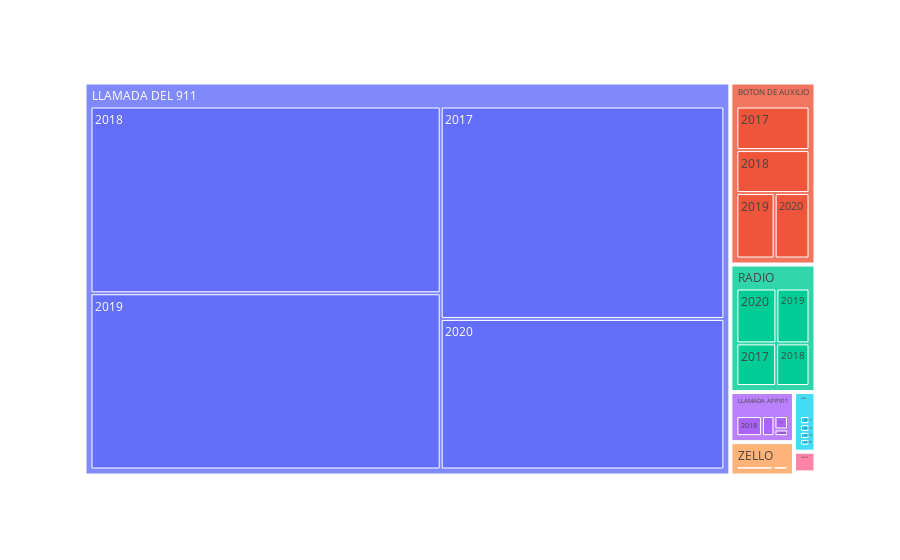

Here is the notebook cell this chart was saved with:
### Code cell
fig_treem = px.treemap(incidentes_grouped_day, path=['medio_de_aviso', 'año_creacion'], values='count')
fig_treem.show()

### Figure 1 — Plotly figure (JSON) as saved in the notebook; plotly's stock layout.template omitted (floating-point values rounded to 4 significant figures)
{"data": [{"branchvalues": "total", "domain": {"x": [0, 1], "y": [0, 1]}, "hovertemplate": "labels=%{label}<br>count=%{value}<br>parent=%{parent}<br>id=%{id}<extra></extra>", "ids": ["BOTON DE AUXILIO/2017", "CAMARA/2017", "LLAMADA APP911/2017", "LLAMADA DEL 911/2017", "RADIO/2017", "REDES/2017", "ZELLO/2017", "BOTON DE AUXILIO/2018", "CAMARA/2018", "LLAMADA APP911/2018", "LLAMADA DEL 911/2018", "RADIO/2018", "REDES/2018", "ZELLO/2018", "BOTON DE AUXILIO/2019", "CAMARA/2019", "LLAMADA APP911/2019", "LLAMADA DEL 911/2019", "RADIO/2019", "REDES/2019", "APLICATIVOS/2020", "BOTON DE AUXILIO/2020", "CAMARA/2020", "LLAMADA APP911/2020", "LLAMADA DEL 911/2020", "RADIO/2020", "REDES/2020", "APLICATIVOS", "BOTON DE AUXILIO", "CAMARA", "LLAMADA APP911", "LLAMADA DEL 911", "RADIO", "REDES", "ZELLO"], "labels": ["2017", "2017", "2017", "2017", "2017", "2017", "2017", "2018", "2018", "2018", "2018", "2018", "2018", "2018", "2019", "2019", "2019", "2019", "2019", "2019", "2020", "2020", "2020", "2020", "2020", "2020", "2020", "APLICATIVOS", "BOTON DE AUXILIO", "CAMARA", "LLAMADA APP911", "LLAMADA DEL 911", "RADIO", "REDES", "ZELLO"], "name": "", "parents": ["BOTON DE AUXILIO", "CAMARA", "LLAMADA APP911", "LLAMADA DEL 911", "RADIO", "REDES", "ZELLO", "BOTON DE AUXILIO", "CAMARA", "LLAMADA APP911", "LLAMADA DEL 911", "RADIO", "REDES", "ZELLO", "BOTON DE AUXILIO", "CAMARA", "LLAMADA APP911", "LLAMADA DEL 911", "RADIO", "REDES", "APLICATIVOS", "BOTON DE AUXILIO", "CAMARA", "LLAMADA APP911", "LLAMADA DEL 911", "RADIO", "REDES", "", "", "", "", "", "", "", ""], "type": "treemap", "values": [9773, 269, 1228, 146333, 5682, 783, 1348, 9635, 203, 3474, 158795, 4763, 732, 3320, 7686, 247, 1699, 149838, 6088, 685, 146, 7003, 265, 610, 103699, 7351, 626, 146, 34097, 984, 7011, 558665, 23884, 2826, 4668]}], "layout": {"legend": {"tracegroupgap": 0}, "margin": {"t": 60}}}
